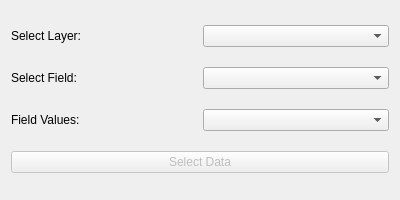
<?xml version="1.0" encoding="UTF-8"?>
<ui version="4.0">
 <class>DisplayFilterAttributeValueDialog</class>
 <widget class="QDialog" name="DisplayFilterAttributeValueDialog">
  <property name="geometry">
   <rect>
    <x>0</x>
    <y>0</y>
    <width>400</width>
    <height>200</height>
   </rect>
  </property>
  <property name="windowTitle">
   <string>Display Filter Attribute Value</string>
  </property>
  <layout class="QVBoxLayout" name="verticalLayout">
   <item>
    <layout class="QHBoxLayout" name="horizontalLayout_2">
     <item>
      <widget class="QLabel" name="lblSelectLayer">
       <property name="text">
        <string>Select Layer:</string>
       </property>
      </widget>
     </item>
     <item>
      <widget class="QComboBox" name="cmbLayers"/>
     </item>
    </layout>
   </item>
   <item>
    <layout class="QHBoxLayout" name="horizontalLayout_1">
     <item>
      <widget class="QLabel" name="label">
       <property name="text">
        <string>Select Field:</string>
       </property>
      </widget>
     </item>
     <item>
      <widget class="QComboBox" name="cmbFields"/>
     </item>
    </layout>
   </item>
   <item>
    <layout class="QHBoxLayout" name="horizontalLayout">
     <item>
      <widget class="QLabel" name="label_2">
       <property name="text">
        <string>Field Values:</string>
       </property>
      </widget>
     </item>
     <item>
      <widget class="QComboBox" name="cmbFieldValues"/>
     </item>
    </layout>
   </item>
   <item>
    <widget class="QPushButton" name="btnSelectData">
     <property name="enabled">
      <bool>false</bool>
     </property>
     <property name="text">
      <string>Select Data</string>
     </property>
    </widget>
   </item>
  </layout>
 </widget>
 <resources/>
 <connections/>
</ui>
